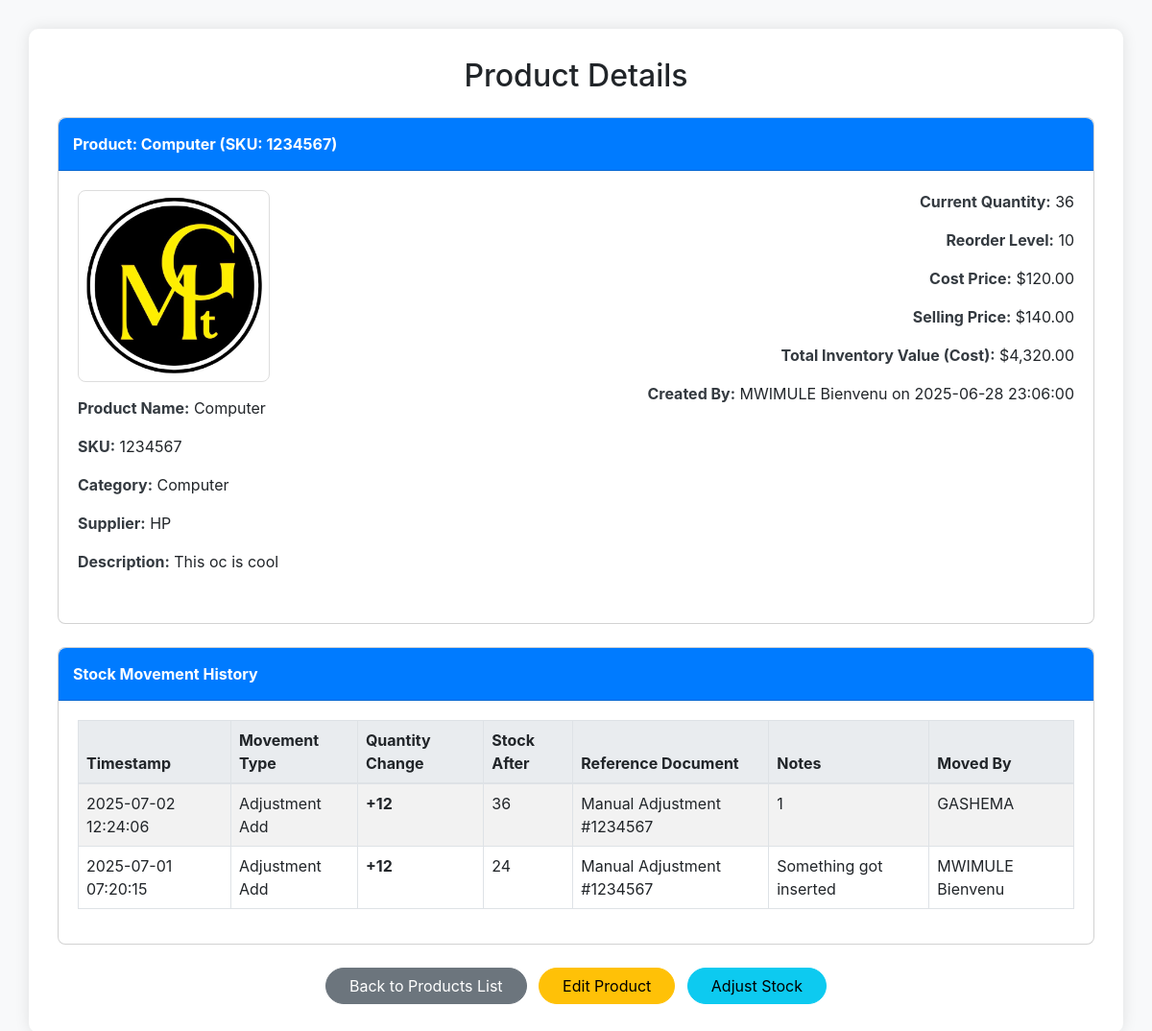
Page /edits/view_product.php?id=2 (signed in) on the committed database.
### tables this page shows
CREATE TABLE `products` (
  `id` int(11) NOT NULL,
  `name` varchar(100) NOT NULL,
  `category` varchar(100) DEFAULT NULL,
  `sku` varchar(50) DEFAULT NULL,
  `description` text DEFAULT NULL,
  `cost_price` decimal(10,2) DEFAULT 0.00,
  `price` decimal(10,2) NOT NULL,
  `quantity` int(11) NOT NULL DEFAULT 0,
  `low_stock` int(11) DEFAULT 5,
  `supplier` varchar(100) DEFAULT NULL,
  `image` varchar(255) DEFAULT NULL,
  `created_by` int(11) DEFAULT NULL,
  `created_at` timestamp NOT NULL DEFAULT current_timestamp()
);

CREATE TABLE `users` (
  `id` int(12) NOT NULL,
  `names` varchar(100) NOT NULL,
  `email` varchar(50) NOT NULL,
  `phone` int(14) NOT NULL,
  `password` varchar(300) NOT NULL,
  `role` varchar(12) NOT NULL,
  `otp` int(100) NOT NULL,
  `time` timestamp(6) NOT NULL DEFAULT current_timestamp(6) ON UPDATE current_timestamp(6)
);

CREATE TABLE `stock_movements` (
  `id` int(11) NOT NULL,
  `product_id` int(11) NOT NULL,
  `movement_type` varchar(50) NOT NULL,
  `quantity_change` int(11) NOT NULL,
  `current_stock_after` int(11) NOT NULL,
  `reference_document_type` varchar(50) DEFAULT NULL,
  `reference_document_id` int(11) DEFAULT NULL,
  `reference_document_number` varchar(100) DEFAULT NULL,
  `notes` text DEFAULT NULL,
  `moved_by` int(11) NOT NULL,
  `movement_timestamp` timestamp NOT NULL DEFAULT current_timestamp()
);

### edits/view_product.php (the view, shortened to what this page needs)
<?php
include_once "../config/config.php";
$product_id = (int)$_GET['id'];
$product_query = mysqli_query($conn, "
    SELECT p.id, p.name, p.sku, p.description, p.cost_price, p.price AS selling_price,
           p.quantity, p.low_stock AS reorder_level, p.category, p.supplier, p.image,
           p.created_at, u.names AS created_by_username
    FROM products p
    LEFT JOIN users u ON p.created_by = u.id
    WHERE p.id = $product_id
");
$product_data = mysqli_fetch_assoc($product_query);
$stock_movements_query = mysqli_query($conn, "
    SELECT sm.*, u.names AS moved_by_username
    FROM stock_movements sm
    LEFT JOIN users u ON sm.moved_by = u.id
    WHERE sm.product_id = $product_id
    ORDER BY sm.movement_timestamp DESC
");
?>
<!DOCTYPE html>
<html lang="en">
<head>
    <link href="https://cdn.jsdelivr.net/npm/bootstrap@5.3.0/dist/css/bootstrap.min.css" rel="stylesheet">
</head>
<body>
    <div class="container">
        <h2 class="mb-4 text-center">Product Details</h2>
        <div class="card mb-4 rounded-3">
            <div class="card-header">
                Product: <?php echo htmlspecialchars($product_data['name']); ?> (SKU: <?php echo htmlspecialchars($product_data['sku']); ?>)
            </div>
            <div class="card-body">
                <div class="row product-details mb-3">
                    <div class="col-md-6">
                        <?php if (!empty($product_data['image'])) : ?>
                            <img src="<?php echo htmlspecialchars($product_data['image']); ?>" alt="Product Image" class="img-fluid product-image-display">
                        <?php else : ?>
                            <div class="product-image-display d-flex align-items-center justify-content-center text-muted" style="height: 200px; border: 1px dashed #ccc;">
                                No Image Available
                            </div>
                        <?php endif; ?>
                        <p><strong>Product Name:</strong> <?php echo htmlspecialchars($product_data['name']); ?></p>
                        <p><strong>SKU:</strong> <?php echo htmlspecialchars($product_data['sku']); ?></p>
                        <p><strong>Category:</strong> <?php echo htmlspecialchars($product_data['category'] ? $product_data['category'] : 'N/A'); ?></p>
                        <p><strong>Supplier:</strong> <?php echo htmlspecialchars($product_data['supplier'] ? $product_data['supplier'] : 'N/A'); ?></p>
                        <p><strong>Description:</strong> <?php echo htmlspecialchars($product_data['description']); ?></p>
                    </div>
                    <div class="col-md-6 text-end">
                        <p><strong>Current Quantity:</strong> <?php echo number_format($product_data['quantity']); ?></p>
                        <p><strong>Reorder Level:</strong> <?php echo number_format($product_data['reorder_level']); ?></p>
                        <p><strong>Cost Price:</strong> $<?php echo number_format($product_data['cost_price'], 2); ?></p>
                        <p><strong>Selling Price:</strong> $<?php echo number_format($product_data['selling_price'], 2); ?></p>
                        <p><strong>Total Inventory Value (Cost):</strong> $<?php echo number_format($product_data['quantity'] * $product_data['cost_price'], 2); ?></p>
                        <p><strong>Created By:</strong> <?php echo htmlspecialchars($product_data['created_by_username']); ?> on <?php echo htmlspecialchars($product_data['created_at']); ?></p>
                    </div>
                </div>
            </div>
        </div>
        <div class="card mb-4 rounded-3">
            <div class="card-header">
                Stock Movement History
            </div>
            <div class="card-body">
                <div class="table-responsive">
                    <table class="table table-bordered table-striped">
                        <thead>
                            <tr>
                                <th>Timestamp</th>
                                <th>Movement Type</th>
                                <th class="text-right">Quantity Change</th>
                                <th class="text-right">Stock After</th>
                                <th>Reference Document</th>
                                <th>Notes</th>
                                <th>Moved By</th>
                            </tr>
                        </thead>
                        <tbody>
                            <?php if (mysqli_num_rows($stock_movements_query) > 0) : ?>
                                <?php while ($movement = mysqli_fetch_assoc($stock_movements_query)) :
                                    $qty_class = '';
                                    if (str_contains($movement['movement_type'], 'inbound') || str_contains($movement['movement_type'], 'add')) {
                                        $qty_class = 'stock-movement-in';
                                    } elseif (str_contains($movement['movement_type'], 'outbound') || str_contains($movement['movement_type'], 'deduct')) {
                                        $qty_class = 'stock-movement-out';
                                    } else {
                                        $qty_class = 'stock-movement-adj';
                                    }
                                ?>
                                    <tr>
                                        <td><?php echo htmlspecialchars($movement['movement_timestamp']); ?></td>
                                        <td><?php echo htmlspecialchars(ucwords(str_replace('_', ' ', $movement['movement_type']))); ?></td>
                                        <td class="text-right <?php echo $qty_class; ?>">
                                            <?php echo ($movement['quantity_change'] > 0 ? '+' : '') . number_format($movement['quantity_change']); ?>
                                        </td>
                                        <td class="text-right"><?php echo number_format($movement['current_stock_after']); ?></td>
                                        <td>
                                            <?php
                                            echo htmlspecialchars($movement['reference_document_type']);
                                            if (!empty($movement['reference_document_number'])) {
                                                echo " #";
                                                if ($movement['reference_document_type'] == 'Sales Order') {
                                                    echo '<a href="view_sales_order.php?order=' . urlencode($movement['reference_document_number']) . '">' . htmlspecialchars($movement['reference_document_number']) . '</a>';
                                                } elseif ($movement['reference_document_type'] == 'Purchase Order') {
                                                    echo '<a href="view_purchase_order.php?po=' . urlencode($movement['reference_document_number']) . '">' . htmlspecialchars($movement['reference_document_number']) . '</a>';
                                                } elseif ($movement['reference_document_type'] == 'GRN') {
                                                     echo '<a href="view_grn.php?grn=' . urlencode($movement['reference_document_number']) . '">' . htmlspecialchars($movement['reference_document_number']) . '</a>';
                                                } else {
                                                    echo htmlspecialchars($movement['reference_document_number']);
                                                }
                                            }
                                            ?>
                                        </td>
                                        <td><?php echo htmlspecialchars($movement['notes']); ?></td>
                                        <td><?php echo htmlspecialchars($movement['moved_by_username'] ? $movement['moved_by_username'] : 'N/A (User Deleted)'); ?></td>
                                    </tr>
                                <?php endwhile; ?>
                            <?php else : ?>
                                <tr>
                                    <td colspan="7" class="text-center">No stock movement history for this product.</td>
                                </tr>
                            <?php endif; ?>
                        </tbody>
                    </table>
                </div>
            </div>
        </div>
        <div class="text-center mt-4">
            <a href="manage_products.php" class="btn btn-secondary rounded-pill px-4">Back to Products List</a>
            <a href="edit_product.php?id=<?php echo htmlspecialchars($product_data['id']); ?>" class="btn btn-warning rounded-pill px-4 ms-2">Edit Product</a>
            <a href="adjust_inventory.php?id=<?php echo htmlspecialchars($product_data['id']); ?>" class="btn btn-info rounded-pill px-4 ms-2">Adjust Stock</a>
        </div>
    </div>
</body>
</html>

### edits/view_product.php (style rules this page uses)
body { font-family: 'Inter', sans-serif; background-color: #f8f9fa; }
.container { margin-top: 30px; margin-bottom: 30px; background-color: #ffffff; padding: 30px; border-radius: 10px; box-shadow: 0 0 15px rgba(0, 0, 0, 0.1); }
.card-header { background-color: #007bff; color: white; font-weight: bold; border-radius: 8px 8px 0 0 !important; padding: 15px; }
.card-body { padding: 20px; }
.product-details strong { color: #343a40; }
.table thead th { background-color: #e9ecef; border-bottom: 2px solid #dee2e6; }
.stock-movement-in { color: #28a745; font-weight: bold; }
.product-image-display { max-width: 200px; height: auto; border-radius: 8px; border: 1px solid #ddd; padding: 5px; background-color: #fff; margin-bottom: 15px; }

### rows in the picture
products: name "Computer", sku "1234567", image (picture), category "Computer", supplier "HP", description "This oc is cool", quantity "36", low_stock "10", cost_price "120.00", price "140.00", $product_data['quantity'] * $product_data['cost_price'] "4,320.00", users.names "MWIMULE Bienvenu", created_at "2025-06-28 23:06:00"
stock_movements: movement_timestamp "2025-07-02 12:24:06", movement_type "Adjustment Add", quantity_change "12", current_stock_after "36", reference_document_type "Manual Adjustment", reference_document_number "1234567", notes "1", moved_by.names "GASHEMA"
stock_movements: movement_timestamp "2025-07-01 07:20:15", movement_type "Adjustment Add", quantity_change "12", current_stock_after "24", reference_document_type "Manual Adjustment", reference_document_number "1234567", notes "Something got inserted", moved_by.names "MWIMULE Bienvenu"
